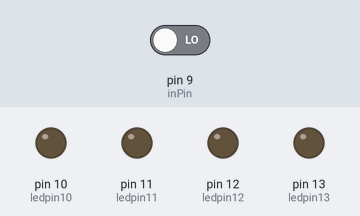
This sketch was run on a simulated Arduino Uno, built with avr-gcc and run on an emulated ATmega328P. Shown: output pins drawn as LEDs (lit = HIGH). Dashed ring = blinking. The test bench sets the inputs (shaded band); at power-on: pin 9 (inPin) LOW.

Above: at 1.2 s.
1.3 s: pin 9 (inPin) driven HIGH
At 1.92 s:
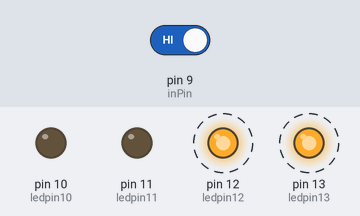
At 2.93 s:
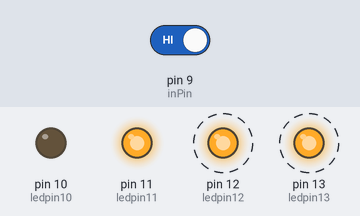
4.3 s: pin 9 (inPin) driven LOW
At 4.9 s:
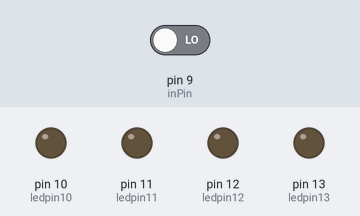
Timing chart, 0 to 7.3 s (numbered marks = the images above; inputs shaded):
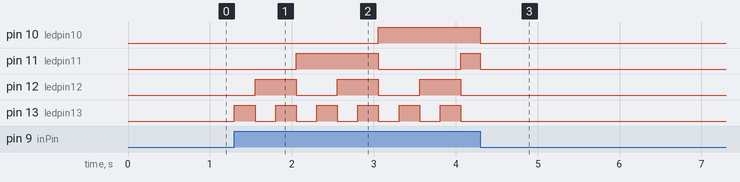

The sketch:

Contadoe_binaro_hexadecimal_con_pulsador.ino
```cpp
 int inPin = 9, ledpin13 =  13, ledpin12 = 12, ledpin11 = 11, ledpin10 = 10;
 int ledState13 = LOW, ledState12 = LOW, ledState11 = LOW, ledState10 = LOW, i=0,q=0,w=0;
 long interval = 250;
long previousMillis = 0;

void setup() {

  pinMode(inPin, INPUT);
  pinMode(ledpin13, OUTPUT);
  pinMode(ledpin12, OUTPUT);
  pinMode(ledpin11, OUTPUT);
  pinMode(ledpin10, OUTPUT);
}
void loop() {
 unsigned long currentMillis = millis();
if(digitalRead(inPin)==HIGH)
{

   if(currentMillis - previousMillis > interval) {
     previousMillis = currentMillis;

   i++;
    if (ledState13 == LOW)
  {
   ledState13 = HIGH;
  }
      else
      {
      ledState13 = LOW;
      }
  if (i==2)
  {
   i=0;
   q++;
   if (ledState12 == LOW)
  {
   ledState12 = HIGH;
  }
      else
      {
      ledState12 = LOW;
      }
  }
 if (q==2)
  {
   q=0;
   w++;
   if (ledState11 == LOW)
  {
   ledState11 = HIGH;
  }
      else
      {
      ledState11 = LOW;
      }
  }
  if (w==2)
  {
   w=0;
   if (ledState10 == LOW)
  {
   ledState10 = HIGH;
  }
      else
      {
      ledState10 = LOW;
      }
  }

    digitalWrite(ledpin13, ledState13);
    digitalWrite(ledpin12, ledState12);
    digitalWrite(ledpin11, ledState11);
    digitalWrite(ledpin10, ledState10);
  }

}
else
  {
    ledState13=LOW;
    ledState12=LOW;
    ledState11=LOW;
    ledState10=LOW;
    q=0;
    w=0;
    i=0;
   digitalWrite(ledpin13, ledState13);
   digitalWrite(ledpin12, ledState12);
   digitalWrite(ledpin11, ledState11);
   digitalWrite(ledpin10, ledState10);
  }
}
```

Measured:
- after the input at 1.3 s, pin 10 (ledpin10): LOW → HIGH after 1.8 s; pin 11 (ledpin11): LOW → HIGH after 0.75 s, → LOW 1.0 s later, → HIGH 1.0 s later; pin 12 (ledpin12): alternates HIGH for 0.50 s and LOW for 0.50 s, starting after 0.25 s; pin 13 (ledpin13): alternates HIGH for 0.25 s and LOW for 0.25 s, starting at once
- after the input at 4.3 s, pin 12 (ledpin12), pin 13 (ledpin13): stops changing and stays LOW
